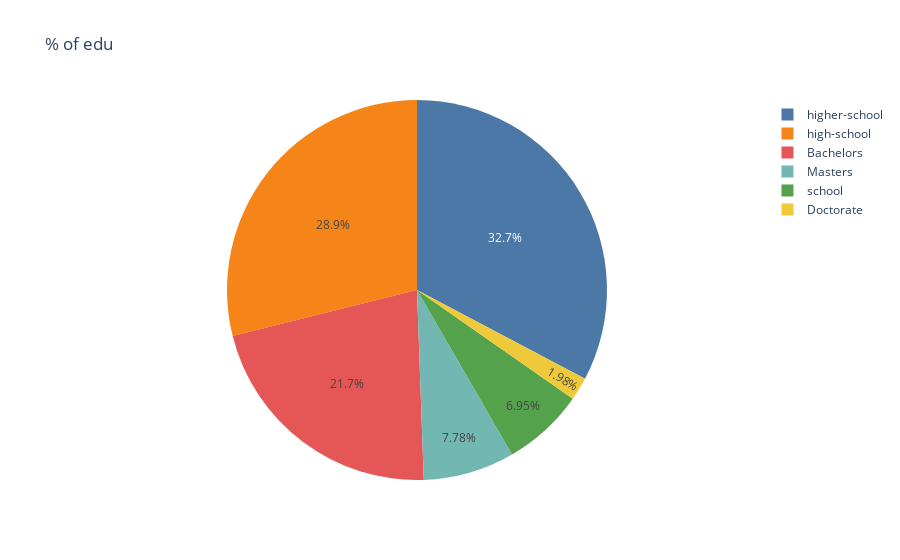

Source (notebook cell):
### Markdown cell above
### Plotly

### Code cell
px.pie(data,values='educational-num',names='education',title='% of edu',color_discrete_sequence=px.colors.qualitative.T10)

### Figure 1 — Plotly figure (JSON) as saved in the notebook; plotly's stock layout.template omitted (floating-point values rounded to 4 significant figures; data arrays with more than 128 entries replaced by an {"elided": "..."} marker saying what was removed)
{"data": [{"domain": {"x": [0, 1], "y": [0, 1]}, "hovertemplate": "education=%{label}<br>educational-num=%{value}<extra></extra>", "labels": {"elided": "46033 str values"}, "legendgroup": "", "name": "", "showlegend": true, "type": "pie", "values": {"elided": "46033 int values"}}], "layout": {"legend": {"tracegroupgap": 0}, "piecolorway": ["#4C78A8", "#F58518", "#E45756", "#72B7B2", "#54A24B", "#EECA3B", "#B279A2", "#FF9DA6", "#9D755D", "#BAB0AC"], "title": {"text": "% of edu"}}}
